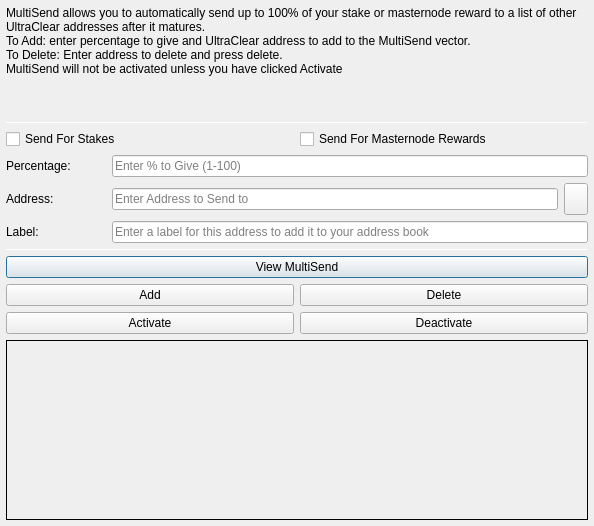
<?xml version="1.0" encoding="UTF-8"?>
<ui version="4.0">
 <class>MultiSendDialog</class>
 <widget class="QDialog" name="MultiSendDialog">
  <property name="windowModality">
   <enum>Qt::NonModal</enum>
  </property>
  <property name="geometry">
   <rect>
    <x>0</x>
    <y>0</y>
    <width>594</width>
    <height>526</height>
   </rect>
  </property>
  <property name="windowTitle">
   <string>MultiSend</string>
  </property>
  <layout class="QVBoxLayout" name="verticalLayout" stretch="0">
   <property name="leftMargin">
    <number>6</number>
   </property>
   <property name="topMargin">
    <number>6</number>
   </property>
   <property name="rightMargin">
    <number>6</number>
   </property>
   <property name="bottomMargin">
    <number>6</number>
   </property>
   <item>
    <layout class="QVBoxLayout" name="verticalLayout_Main" stretch="1,1,1,0,1,1,1">
     <item>
      <widget class="QLabel" name="label_2">
       <property name="lineWidth">
        <number>1</number>
       </property>
       <property name="text">
        <string>MultiSend allows you to automatically send up to 100% of your stake or masternode reward to a list of other UltraClear addresses after it matures.
To Add: enter percentage to give and UltraClear address to add to the MultiSend vector.
To Delete: Enter address to delete and press delete.
MultiSend will not be activated unless you have clicked Activate</string>
       </property>
       <property name="alignment">
        <set>Qt::AlignLeading|Qt::AlignLeft|Qt::AlignTop</set>
       </property>
       <property name="wordWrap">
        <bool>true</bool>
       </property>
      </widget>
     </item>
     <item>
      <widget class="Line" name="line">
       <property name="minimumSize">
        <size>
         <width>0</width>
         <height>1</height>
        </size>
       </property>
       <property name="maximumSize">
        <size>
         <width>16777215</width>
         <height>1</height>
        </size>
       </property>
       <property name="orientation">
        <enum>Qt::Horizontal</enum>
       </property>
      </widget>
     </item>
     <item>
      <layout class="QVBoxLayout" name="verticalLayout_Settings">
       <item>
        <layout class="QHBoxLayout" name="horizontalLayout">
         <item>
          <widget class="QCheckBox" name="multiSendStakeCheckBox">
           <property name="text">
            <string>Send For Stakes</string>
           </property>
          </widget>
         </item>
         <item>
          <widget class="QCheckBox" name="multiSendMasternodeCheckBox">
           <property name="text">
            <string>Send For Masternode Rewards</string>
           </property>
          </widget>
         </item>
        </layout>
       </item>
       <item>
        <layout class="QHBoxLayout" name="horizontalLayout_6">
         <item>
          <widget class="QLabel" name="label">
           <property name="minimumSize">
            <size>
             <width>100</width>
             <height>0</height>
            </size>
           </property>
           <property name="toolTip">
            <string>Percentage of stake to send</string>
           </property>
           <property name="text">
            <string>Percentage:</string>
           </property>
          </widget>
         </item>
         <item>
          <widget class="QLineEdit" name="multiSendPercentEdit">
           <property name="toolTip">
            <string>Enter whole numbers 1 - 100</string>
           </property>
           <property name="placeholderText">
            <string>Enter % to Give (1-100)</string>
           </property>
          </widget>
         </item>
        </layout>
       </item>
       <item>
        <layout class="QHBoxLayout" name="horizontalLayout_7">
         <item>
          <widget class="QLabel" name="label_5">
           <property name="minimumSize">
            <size>
             <width>100</width>
             <height>0</height>
            </size>
           </property>
           <property name="toolTip">
            <string>Address to send portion of stake to</string>
           </property>
           <property name="text">
            <string>Address:</string>
           </property>
          </widget>
         </item>
         <item>
          <widget class="QLineEdit" name="multiSendAddressEdit">
           <property name="toolTip">
            <string/>
           </property>
           <property name="placeholderText">
            <string>Enter Address to Send to</string>
           </property>
          </widget>
         </item>
         <item>
          <widget class="QToolButton" name="addressBookButton">
           <property name="maximumSize">
            <size>
             <width>16777215</width>
             <height>32</height>
            </size>
           </property>
           <property name="toolTip">
            <string>Choose an address from the address book</string>
           </property>
           <property name="text">
            <string/>
           </property>
           <property name="icon">
            <iconset resource="../clr.qrc">
             <normaloff>:/icons/address-book</normaloff>:/icons/address-book</iconset>
           </property>
           <property name="shortcut">
            <string>Alt+A</string>
           </property>
          </widget>
         </item>
        </layout>
       </item>
      </layout>
     </item>
     <item>
      <layout class="QHBoxLayout" name="horizontalLayout_3">
       <item>
        <widget class="QLabel" name="label_3">
         <property name="minimumSize">
          <size>
           <width>100</width>
           <height>0</height>
          </size>
         </property>
         <property name="text">
          <string>Label:</string>
         </property>
        </widget>
       </item>
       <item>
        <widget class="QLineEdit" name="labelAddressLabelEdit">
         <property name="placeholderText">
          <string>Enter a label for this address to add it to your address book</string>
         </property>
        </widget>
       </item>
      </layout>
     </item>
     <item>
      <widget class="Line" name="line_2">
       <property name="minimumSize">
        <size>
         <width>0</width>
         <height>1</height>
        </size>
       </property>
       <property name="maximumSize">
        <size>
         <width>16777215</width>
         <height>1</height>
        </size>
       </property>
       <property name="orientation">
        <enum>Qt::Horizontal</enum>
       </property>
      </widget>
     </item>
     <item>
      <layout class="QVBoxLayout" name="verticalLayout_Buttons">
       <item>
        <layout class="QHBoxLayout" name="horizontalLayout_4">
         <item>
          <widget class="QPushButton" name="viewButton">
           <property name="toolTip">
            <string/>
           </property>
           <property name="statusTip">
            <string>View MultiSend Vector</string>
           </property>
           <property name="text">
            <string>View MultiSend</string>
           </property>
          </widget>
         </item>
        </layout>
       </item>
       <item>
        <layout class="QHBoxLayout" name="horizontalLayout_2">
         <item>
          <widget class="QPushButton" name="addButton">
           <property name="toolTip">
            <string/>
           </property>
           <property name="statusTip">
            <string>Add to MultiSend Vector</string>
           </property>
           <property name="text">
            <string>Add</string>
           </property>
          </widget>
         </item>
         <item>
          <widget class="QPushButton" name="deleteButton">
           <property name="toolTip">
            <string/>
           </property>
           <property name="statusTip">
            <string>Delete Address From MultiSend Vector</string>
           </property>
           <property name="text">
            <string>Delete</string>
           </property>
          </widget>
         </item>
        </layout>
       </item>
       <item>
        <layout class="QHBoxLayout" name="horizontalLayout_5">
         <item>
          <widget class="QPushButton" name="activateButton">
           <property name="statusTip">
            <string>Activate MultiSend</string>
           </property>
           <property name="text">
            <string>Activate</string>
           </property>
          </widget>
         </item>
         <item>
          <widget class="QPushButton" name="disableButton">
           <property name="statusTip">
            <string>Deactivate MultiSend</string>
           </property>
           <property name="text">
            <string>Deactivate</string>
           </property>
          </widget>
         </item>
        </layout>
       </item>
      </layout>
     </item>
     <item>
      <widget class="QLabel" name="message">
       <property name="minimumSize">
        <size>
         <width>0</width>
         <height>180</height>
        </size>
       </property>
       <property name="frameShape">
        <enum>QFrame::Panel</enum>
       </property>
       <property name="frameShadow">
        <enum>QFrame::Plain</enum>
       </property>
       <property name="lineWidth">
        <number>1</number>
       </property>
       <property name="midLineWidth">
        <number>1</number>
       </property>
       <property name="text">
        <string/>
       </property>
       <property name="alignment">
        <set>Qt::AlignLeading|Qt::AlignLeft|Qt::AlignTop</set>
       </property>
       <property name="wordWrap">
        <bool>true</bool>
       </property>
      </widget>
     </item>
    </layout>
   </item>
  </layout>
 </widget>
 <resources>
  <include location="../clr.qrc"/>
 </resources>
 <connections/>
</ui>
